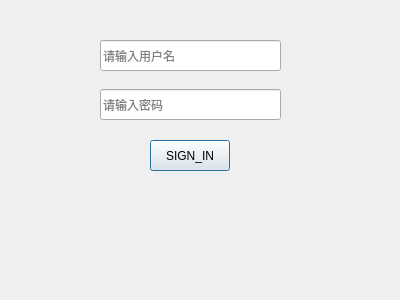
<?xml version="1.0" encoding="UTF-8"?>
<ui version="4.0">
 <class>SIGNINVIEW</class>
 <widget class="QDialog" name="SIGNINVIEW">
  <property name="geometry">
   <rect>
    <x>0</x>
    <y>0</y>
    <width>400</width>
    <height>300</height>
   </rect>
  </property>
  <property name="windowTitle">
   <string>Dialog</string>
  </property>
  <widget class="QLineEdit" name="userName">
   <property name="geometry">
    <rect>
     <x>100</x>
     <y>40</y>
     <width>181</width>
     <height>31</height>
    </rect>
   </property>
   <property name="placeholderText">
    <string>请输入用户名</string>
   </property>
  </widget>
  <widget class="QLineEdit" name="passWord">
   <property name="geometry">
    <rect>
     <x>100</x>
     <y>89</y>
     <width>181</width>
     <height>31</height>
    </rect>
   </property>
   <property name="placeholderText">
    <string>请输入密码</string>
   </property>
  </widget>
  <widget class="QPushButton" name="SignInBtn">
   <property name="geometry">
    <rect>
     <x>150</x>
     <y>140</y>
     <width>80</width>
     <height>31</height>
    </rect>
   </property>
   <property name="text">
    <string>SIGN_IN</string>
   </property>
   <property name="iconSize">
    <size>
     <width>40</width>
     <height>40</height>
    </size>
   </property>
  </widget>
 </widget>
 <resources/>
 <connections/>
</ui>
